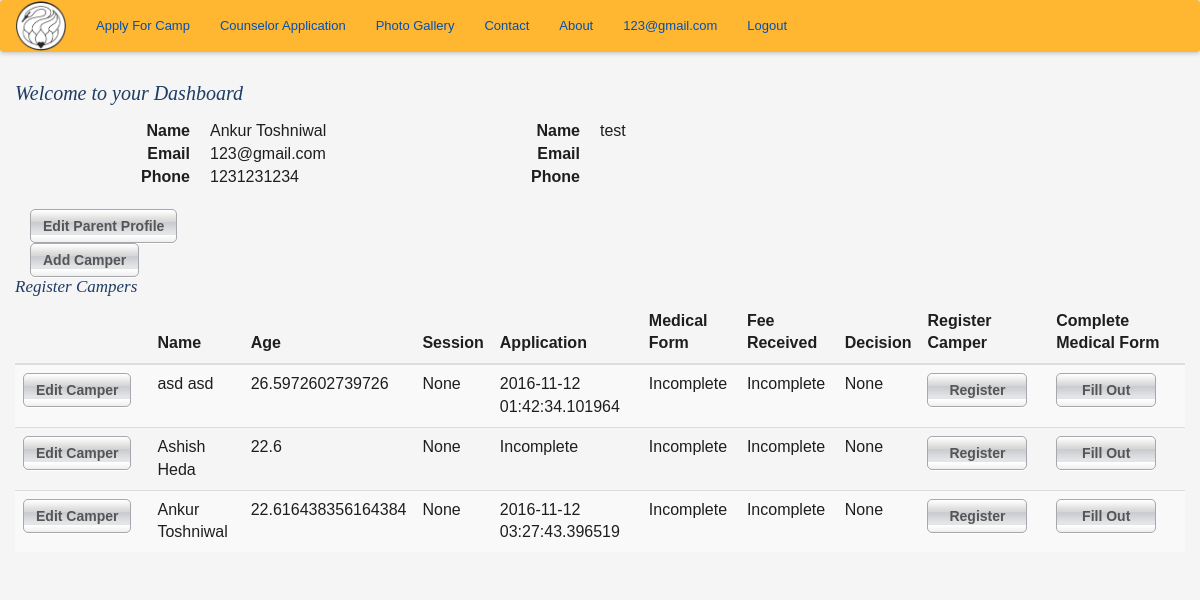
The page /dashboard (signed in) on the database its author committed.
### app/models.py (models this page shows, shortened)
class User(UserMixin, db.Model):
    __tablename__ = 'user'
    id = db.Column(db.Integer, primary_key=True)
    email = db.Column(db.String(64), unique=True, index=True)
    password_hash = db.Column(db.String(128))
    parents = db.relationship('Parents', backref='parents', uselist=False)
    @property
    def password(self):
        raise AttributeError('password is not a readable attribute')

class Parents(db.Model):
    __tablename__ = 'parents'
    id = db.Column(db.Integer, primary_key = True)
    g1fn = db.Column(db.String(64), index = True)
    g1ln = db.Column(db.String(64), index = True)
    g2fn = db.Column(db.String(64), index = True)
    g2ln = db.Column(db.String(64), index = True)
    g1street = db.Column(db.String(64))
    g1city = db.Column(db.String(64))
    g1state = db.Column(db.String(64))
    g1zipcode = db.Column(db.String(64))
    g1country = db.Column(db.String(64))
    g2street = db.Column(db.String(64))
    g2city = db.Column(db.String(64))
    g2state = db.Column(db.String(64))
    g2zipcode = db.Column(db.String(64))
    g2country = db.Column(db.String(64))
    g1phone = db.Column(db.String(64))
    g2phone = db.Column(db.String(64))
    g2email = db.Column(db.String(64))
    user_id = db.Column(db.Integer, db.ForeignKey('user.id'))
    campers = db.relationship('Camper', backref='parents', lazy='dynamic')

class Camper(db.Model):
    __tablename__ = 'camper'
    id = db.Column(db.Integer, primary_key = True)
    fn = db.Column(db.String(64), index=True)
    ln = db.Column(db.String(64), index=True)
    dob = db.Column(db.Date, index = True)
    gender = db.Column(db.String(5))
    street = db.Column(db.String(200))
    state = db.Column(db.String(2))
    country = db.Column(db.String(64))
    zipcode = db.Column(db.String(8))
    campercell = db.Column(db.String(64))
    camperemail = db.Column(db.String(64))
    parents_id = db.Column(db.Integer, db.ForeignKey('parents.id'))
    def find_active_registration(self):
        regs = Camper_Registration.query.filter_by(camper_id=self.id).order_by(desc(Camper_Registration.submission_timestamp)).first()
        if regs is None:
            regs = "None"
        return regs
    @property
    def age(self):
        return ((datetime.now().date() - self.dob).days) / 365

class Camper_Registration(db.Model):
    __tablename__ = 'camper_registration'
    id = db.Column(db.Integer, primary_key = True)
    submission_timestamp = db.Column(db.TIMESTAMP)
    payment_received = db.Column(db.TIMESTAMP)
    registration_complete = db.Column(db.Boolean)
    accepted = db.Column(db.Boolean)
    camper_id = db.Column(db.Integer, db.ForeignKey('camper.id'))
    camp_session_id = db.Column(db.Integer, db.ForeignKey('camp_session.id'))
    gradeinfall = db.Column(db.String(2))
    prevcamper = db.Column(db.Boolean)
    cabin_pal_name = db.Column(db.String(64))
    shirtsize = db.Column(db.String(4))
    emgname = db.Column(db.String(255))
    emgrelation = db.Column(db.String(64))
    emgemail = db.Column(db.String(64))
    accept = db.Column(db.Boolean)
    ppsrelease = db.Column(db.Boolean)

### app/controller.py (the view)
@app.route('/dashboard', methods=['GET'])
@login_required
def dashboard():
    parents = Parents.query.filter_by(user_id=current_user.id).first()
    if parents is None:
        return redirect(url_for('create_parent_profile'))
    campers = Camper.query.filter_by(parents_id=current_user.parents.id).all()
    regs = {c:c.find_active_registration() for c in campers}
    sess = {}
    for c in campers:
        if regs[c] == "None":
            sess[c] = "None"
        else:
            sess[c] = Camp_Session.query.get(regs[c].camp_session_id)
    return render_template('dashboard.html', campers=campers, regs=regs, sess=sess)

### app/models.py (called while the page is built)
@login_manager.user_loader
def load_user(user_id):
    return User.query.get(int(user_id))

### app/templates/dashboard.html (shortened to what this page needs)
{% extends "base_templates/base.html" %}
{% import "bootstrap/wtf.html" as wtf %}
{% block content %}
    <div class= "container">
        <div class="row">
            <h1> Welcome to your Dashboard</h1>
            <div class= "col-md-4">
                <dl class="dl-horizontal">
                    <dt>Name</dt>
                    <dd>{{ current_user.parents.g1fn }} {{ current_user.parents.g1ln }}</dd>
                    <dt>Email</dt>
                    <dd>{{ current_user.email}}</dd>
                    <dt>Phone</dt>
                    <dd>{{ current_user.parents.g1phone }}</dd>
                </dl>
                <a class='btn' href="{{ url_for('edit_parent_profile', parents_id=current_user.parents.id) }}"> Edit Parent Profile</a>
            </div>
            <div class="col-md-4">
                <dl class="dl-horizontal">
                    <dt>Name</dt>
                    <dd>{{ current_user.parents.g2fn }} {{ current_user.parents.g2ln }}</dd>
                    <dt>Email</dt>
                    <dd>{{ current_user.parents.g2email}}</dd>
                    <dt>Phone</dt>
                    <dd>{{ current_user.parents.g2phone }}</dd>
                </dl>
            </div>
            <div class="clearfix"></div>
            <div class="col-md-6"><a class='center-block btn' href="{{url_for('add_camper')}}">Add Camper</a></div>
        </div>
        <div class="row">
            <h2>Register Campers</h2>
            {% if campers|length == 0 %}
                <p>Please Add a Camper to register them</p>
            {% else %}
                <div class="table-responsive">
                    <table class="table table-striped">
                        <thead>
                            <tr>
                                <th></th>
                                <th>Name</th>
                                <th>Age</th>
                                <th>Session</th>
                                <th>Application</th>
                                <th>Medical Form</th>
                                <th>Fee Received</th>
                                <th>Decision</th>
                                <th>Register Camper</th>
                                <th>Complete Medical Form</th>
                            </tr>
                        </thead>
                        {% for camper in campers %}
                        <tr>
                            <td><a class="btn" href="{{ url_for('edit_camper', camper_id=camper.id) }}">Edit Camper</a></td>
                            <td>{{camper.fn}} {{camper.ln}}</td>
                            <td>{{camper.age}}</td>
                            <td>{{sess[camper]}}</td>
                            {% if regs[camper] == 'None' %}
                            <td>Incomplete</td>
                            {% else %}
                            <td>{{regs[camper].submission_timestamp}}</td>
                            {% endif %}
                            <td>Incomplete</td>
                            <td>Incomplete</td>
                            <td>None</td>
                            <td><a class="btn" href="{{ url_for('register_camper', camper_id=camper.id) }}">Register</a></td>
                            <td><a class="btn" href="{{ url_for('medical_form', camper_id=camper.id) }}">Fill Out</a></td>
                        </tr>
                        {% endfor %}
                    </table>
                </div>
            {% endif %}
        </div>
    </div>
{% endblock %}

### app/templates/base_templates/nav.html
<nav class="navbar navbar-dark">
  <a class="navbar-brand" href="{{ url_for('home') }}"><img style="width: 50px;" src="static/images/hhsclogo.png"></a>
  <ul class="nav navbar-nav">
    <li class="nav-item">
      <a class="nav-link" href="{{ url_for('auth.create_account') }}">Apply For Camp</a>
    </li>
    <li class="nav-item">
      <a class="nav-link" href="#">Counselor Application</a>
    </li>
    <li>
      <a>Photo Gallery</a>
    </li>
    <li>
      <a>Contact</a>
    </li>
    <li>
      <a>About</a>
    </li>
    {% if current_user.is_authenticated %}
    <li class="nav-item pull-right">
      <a href="{{url_for('auth.logout')}}">Logout</a>
    </li>
    <li class= "nav-item pull-right">
      <a href="{{url_for('dashboard')}}">{{ current_user.email }}</a>
    </li>
    {% endif %}
  </ul>
</nav>

### app/static/css/newstyles.css (style rules this page uses)
.navbar { background-color: #ffb631; box-shadow: 0px 0px 5px 1px #bbb; }
.navbar-brand { padding: 0px 15px; }
dl { font-size: 16px; }

### app/static/css/style.css (style rules this page uses)
html { font-size: 100%; -webkit-text-size-adjust: 100%; -ms-text-size-adjust: 100%; }
html, body { border: 0; margin: 0; height: 100%; min-height: 100%; }
body { color: #1e1e1e; font: 13px/1.231 arial, helvetica, sans-serif; background: #f5f5f5; }
img { border: 0; vertical-align: middle; -ms-interpolation-mode: bicubic; }
a, a:visited { color: #0050b4; }
h1, h2 { margin: 10px 0 15px; padding: 0; font: italic 20px georgia, serif; color: #1e3c64; }
h2 { margin: 0 0 5px; font-size: 17px; }
ul { margin: 0; padding: 0; list-style: none; }
.btn { display: inline-block; border: 1px solid #a5a8ad; border-radius: 5px; margin: 0 10px 0 0; min-width: 100px; white-space: nowrap; text-align: center; font-weight: 700; color: #555; background: #e3e4e6 url(../img/btn.png) repeat-x; box-shadow: 0 1px 0 #fff; }

### rows shown on the page
User: email "123@gmail.com"
Parents: parents.g1fn "Ankur", parents.g1ln "Toshniwal", parents.g1phone "1231231234", parents.g2ln "test"
Camper: fn "asd", ln "asd", age "26.5972602739726", sess "None"
Camper_Registration: submission_timestamp "2016-11-12 01:42:34.101964"
Camper: fn "Ashish", ln "Heda", age "22.6", sess "None", shows "Incomplete"
Camper: fn "Ankur", ln "Toshniwal", age "22.616438356164384", sess "None"
Camper_Registration: submission_timestamp "2016-11-12 03:27:43.396519"
